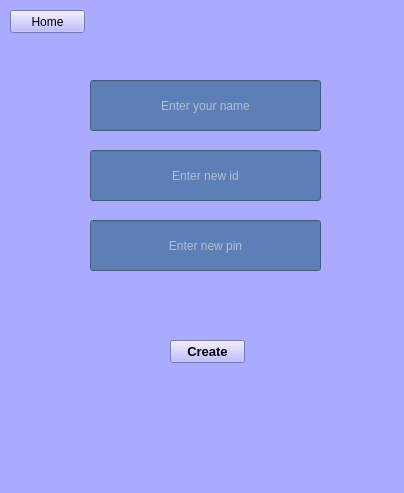
<?xml version="1.0" encoding="UTF-8"?>
<ui version="4.0">
 <class>MainWindow</class>
 <widget class="QMainWindow" name="MainWindow">
  <property name="geometry">
   <rect>
    <x>0</x>
    <y>0</y>
    <width>404</width>
    <height>493</height>
   </rect>
  </property>
  <property name="windowTitle">
   <string>MainWindow</string>
  </property>
  <property name="styleSheet">
   <string notr="true">background-color: rgb(170, 170, 255);</string>
  </property>
  <widget class="QWidget" name="centralwidget">
   <widget class="QPushButton" name="create_new">
    <property name="geometry">
     <rect>
      <x>170</x>
      <y>340</y>
      <width>75</width>
      <height>23</height>
     </rect>
    </property>
    <property name="font">
     <font>
      <pointsize>10</pointsize>
      <weight>75</weight>
      <bold>true</bold>
     </font>
    </property>
    <property name="styleSheet">
     <string notr="true">create_new {
    padding: 10px 50px;
    font-size: 20px;
    border: none;
    border-radius: 5px;
    color: white;
    background-color: transparent;
    position: relative;
}

create_new::after {
    padding: 10px 50px;
    font-size: 20px;
    content: 'GLITCH';
    position: absolute;
    top: 0;
    left: 0;
    right: 0;
    bottom: 0;
    display: block;
    --move1: inset(50% 50% 50% 50%);
    --move2: inset(31% 0 40% 0);
    --move3: inset(39% 0 15% 0);
    --move4: inset(45% 0 40% 0);
    --move5: inset(45% 0 6% 0);
    --move6: inset(14% 0 61% 0);
    clip-path: var(--move1);
    -webkit-clip-path: var(--move1);
}

create_new:hover::after {
    -webkit-animation: glitch_4011 1s;
    animation: glitch_4011 1s;
    text-shadow: 10px 10px 10px black;
    -webkit-animation-timing-function: steps(2, end);
    animation-timing-function: steps(2, end);
    text-shadow: -3px -3px 0px #1df2f0, 3px 3px 0px #E94BE8;
    background-color: transparent;
    border: 3px solid rgb(0, 255, 213);
}

create_new:hover {
    text-shadow: -1px -1px 0px #1df2f0, 1px 1px 0px #E94BE8;
    background-color: transparent;
    border: 1px solid rgb(0, 255, 213);
    -webkit-box-shadow: 0px 10px 10px -10px rgb(0, 255, 213);
    box-shadow: 0px 10px 10px -10px rgb(0, 255, 213);
}
</string>
    </property>
    <property name="text">
     <string>Create</string>
    </property>
    <property name="shortcut">
     <string>Return</string>
    </property>
   </widget>
   <widget class="QLineEdit" name="new_name">
    <property name="geometry">
     <rect>
      <x>90</x>
      <y>80</y>
      <width>231</width>
      <height>51</height>
     </rect>
    </property>
    <property name="styleSheet">
     <string notr="true">  background-color: #5e7eb6;
  color: white;
  font-size: medium;
  box-shadow: 2px 4px 8px rgba(70, 70, 70, 0.178);</string>
    </property>
    <property name="alignment">
     <set>Qt::AlignCenter</set>
    </property>
    <property name="placeholderText">
     <string>Enter your name</string>
    </property>
   </widget>
   <widget class="QLineEdit" name="new_id">
    <property name="geometry">
     <rect>
      <x>90</x>
      <y>150</y>
      <width>231</width>
      <height>51</height>
     </rect>
    </property>
    <property name="styleSheet">
     <string notr="true">  background-color: #5e7eb6;
  color: white;
  font-size: medium;
  box-shadow: 2px 4px 8px rgba(70, 70, 70, 0.178);</string>
    </property>
    <property name="alignment">
     <set>Qt::AlignCenter</set>
    </property>
    <property name="placeholderText">
     <string>Enter new id</string>
    </property>
   </widget>
   <widget class="QLineEdit" name="new_pin">
    <property name="geometry">
     <rect>
      <x>90</x>
      <y>220</y>
      <width>231</width>
      <height>51</height>
     </rect>
    </property>
    <property name="styleSheet">
     <string notr="true">  background-color: #5e7eb6;
  color: white;
  font-size: medium;
  box-shadow: 2px 4px 8px rgba(70, 70, 70, 0.178);</string>
    </property>
    <property name="alignment">
     <set>Qt::AlignCenter</set>
    </property>
    <property name="placeholderText">
     <string>Enter new pin</string>
    </property>
   </widget>
   <widget class="QPushButton" name="home">
    <property name="geometry">
     <rect>
      <x>10</x>
      <y>10</y>
      <width>75</width>
      <height>23</height>
     </rect>
    </property>
    <property name="styleSheet">
     <string notr="true">create_new {
    padding: 10px 50px;
    font-size: 20px;
    border: none;
    border-radius: 5px;
    color: white;
    background-color: transparent;
    position: relative;
}

create_new::after {
    padding: 10px 50px;
    font-size: 20px;
    content: 'GLITCH';
    position: absolute;
    top: 0;
    left: 0;
    right: 0;
    bottom: 0;
    display: block;
    --move1: inset(50% 50% 50% 50%);
    --move2: inset(31% 0 40% 0);
    --move3: inset(39% 0 15% 0);
    --move4: inset(45% 0 40% 0);
    --move5: inset(45% 0 6% 0);
    --move6: inset(14% 0 61% 0);
    clip-path: var(--move1);
    -webkit-clip-path: var(--move1);
}

create_new:hover::after {
    -webkit-animation: glitch_4011 1s;
    animation: glitch_4011 1s;
    text-shadow: 10px 10px 10px black;
    -webkit-animation-timing-function: steps(2, end);
    animation-timing-function: steps(2, end);
    text-shadow: -3px -3px 0px #1df2f0, 3px 3px 0px #E94BE8;
    background-color: transparent;
    border: 3px solid rgb(0, 255, 213);
}

create_new:hover {
    text-shadow: -1px -1px 0px #1df2f0, 1px 1px 0px #E94BE8;
    background-color: transparent;
    border: 1px solid rgb(0, 255, 213);
    -webkit-box-shadow: 0px 10px 10px -10px rgb(0, 255, 213);
    box-shadow: 0px 10px 10px -10px rgb(0, 255, 213);
}

</string>
    </property>
    <property name="text">
     <string>Home</string>
    </property>
   </widget>
  </widget>
  <widget class="QMenuBar" name="menubar">
   <property name="geometry">
    <rect>
     <x>0</x>
     <y>0</y>
     <width>404</width>
     <height>21</height>
    </rect>
   </property>
  </widget>
  <widget class="QStatusBar" name="statusbar"/>
 </widget>
 <resources/>
 <connections/>
</ui>
